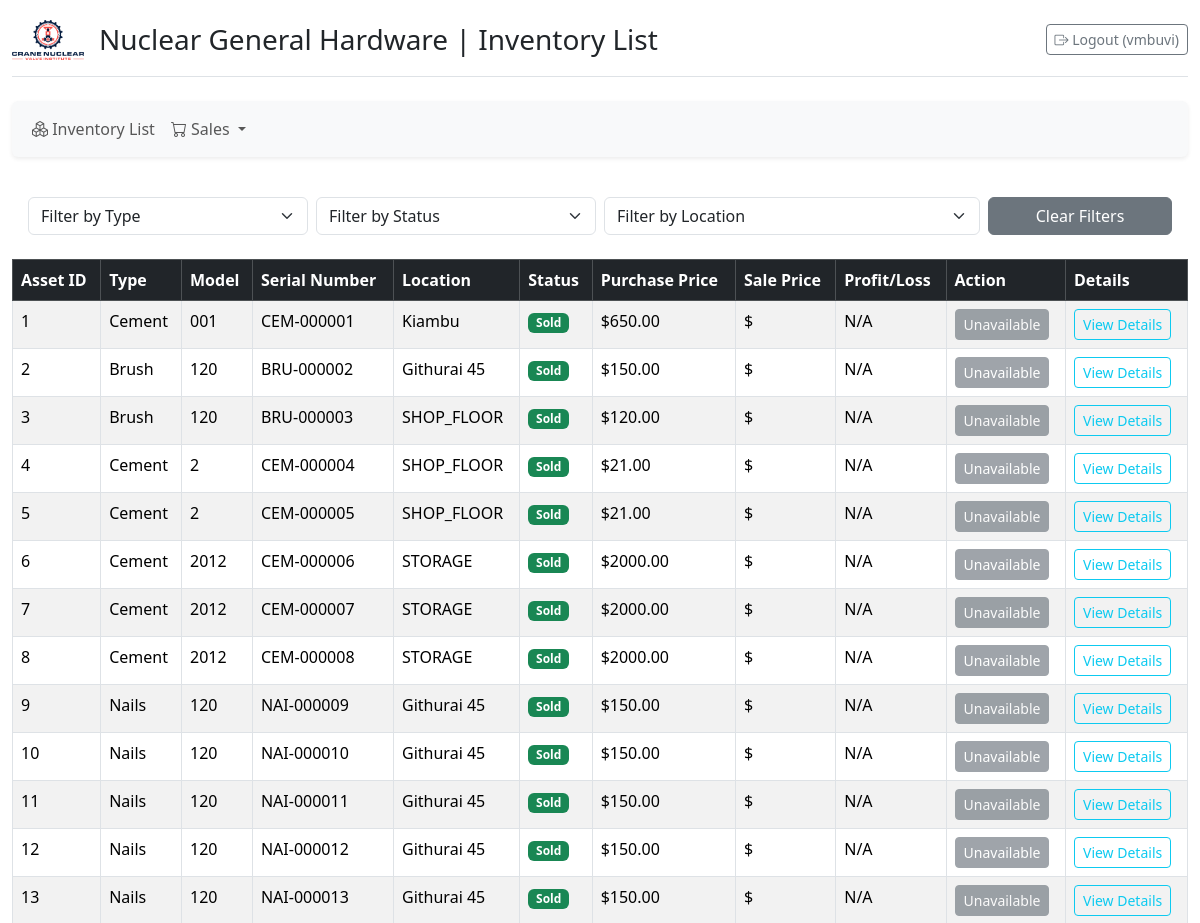
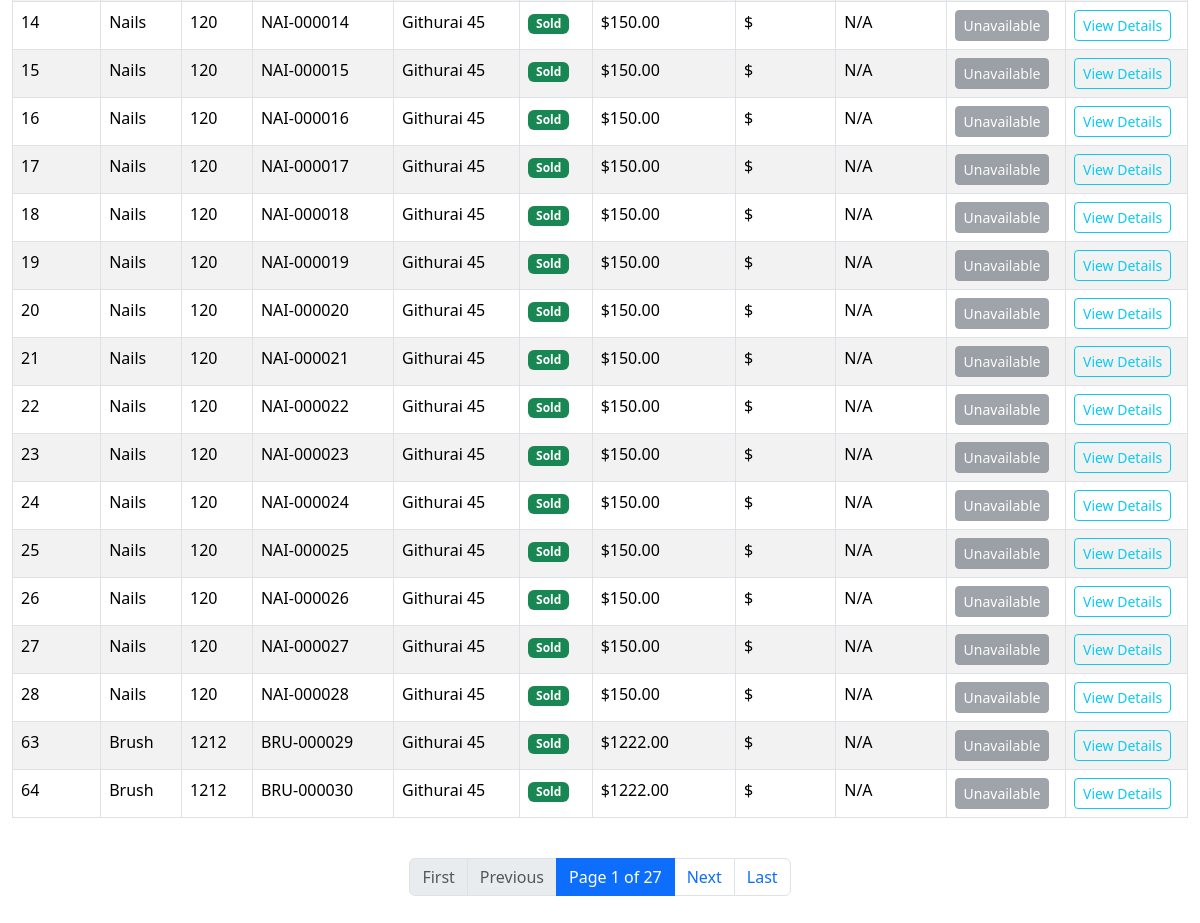
The app's page / (signed in) with its own data (2 pictures, top to bottom).
### inventory/models.py (models this page shows, shortened)
class HardwareAsset(models.Model):
    LOCATION_CHOICES = (
        ('GITHURAI_45', 'Githurai 45'),
        ('KIRIGITI', 'Kirigiti'),
        ('KIAMBU', 'Kiambu'),
    )
    STATUS_CHOICES = [
        ('IN_STOCK', 'In Stock'),
        ('PENDING_SALE', 'Pending Sale'),
        ('SOLD', 'Sold'),
        ('SCRAPPED', 'Scrapped'),
    ]
    asset_type = models.ForeignKey(AssetType, on_delete=models.PROTECT)
    model_number = models.CharField(max_length=100)
    serial_number = models.CharField(max_length=100, unique=True, null=True, blank=True)
    purchase_price = models.DecimalField(max_digits=10, decimal_places=2)
    purchase_date = models.DateField(auto_now_add=True)
    location = models.CharField(max_length=20, choices=LOCATION_CHOICES, default='KIRIGITI')
    status = models.CharField(max_length=20, choices=STATUS_CHOICES, default='IN_STOCK')
    warranty_end_date = models.DateField(null=True, blank=True)
    sale_record = models.ForeignKey(
        'SaleRecord', # Assuming SaleRecord is defined in this file (or importable)
        on_delete=models.SET_NULL,
        null=True,
        blank=True,
        related_name='sold_assets'
    )
    mixed_sale = models.ForeignKey(
        'MixedSale', # <-- Links to the correct model instance
        on_delete=models.SET_NULL,
        null=True,
        blank=True,
        related_name='mixed_sale_assets' # Use a different related_name
    )
    individual_sale_price = models.DecimalField(
        max_digits=10,
        decimal_places=2,
        null=True,
        blank=True
    )
    @property
    def sale_price(self):
        if self.status == 'SOLD' and self.individual_sale_price is not None:
            return self.individual_sale_price
        return None
    @property
    def profit_loss(self):
        if self.sale_price is not None:
            return self.sale_price - self.purchase_price
        return None
    class Meta:
        pass

class AssetType(models.Model):
    name = models.CharField(max_length=50, unique=True)
    prefix = models.CharField(max_length=10, unique=True, default='AS') # <--- ADD THIS FIELD
    image = models.ImageField(upload_to='asset_type_images/',
                              null=True,
                              blank=True)

### inventory/views.py (the view)
# urls.py: path('', views.asset_list_view, name='asset_list'),
@login_required
def asset_list_view(request):
    status_filter = request.GET.get('status')
    location_filter = request.GET.get('location')
    asset_type_filter = request.GET.get('asset_type')
    assets = Asset.objects.all().select_related('asset_type', 'sale_record')
    if status_filter:
        assets = assets.filter(status=status_filter)
    if location_filter:
        assets = assets.filter(location=location_filter)
    if asset_type_filter:
        assets = assets.filter(asset_type__pk=asset_type_filter)
    page_number = request.GET.get('page')
    paginator = Paginator(assets, 30)
    try:
        page_obj = paginator.get_page(page_number)
    except Exception:
        page_obj = paginator.get_page(1)
    context = get_base_context(request)
    context.update({
        'assets': page_obj,
        'current_status': status_filter,
        'current_location': location_filter,
        'current_asset_type': asset_type_filter,
    })
    return render(request, 'inventory/asset_list.html', context)

### inventory/views.py (called while the page is built)
@login_required
def get_base_context(request=None):
    context = {
        'SHOP_NAME': 'Nuclear General Hardware',
        'SHOP_LOGO_URL': 'nuclear-logo.png',
    }
    if request:
        mixed_sale_assets = request.session.get('mixed_sale_assets', [])
        context['mixed_sale_count'] = len(mixed_sale_assets)
        context['ALL_ASSET_TYPES'] = AssetType.objects.all().order_by('name')
        context['STATUS_CHOICES'] = Asset.STATUS_CHOICES
        context['LOCATIONS'] = Asset.LOCATION_CHOICES
    return context

### inventory/templates/inventory/asset_list.html (shortened to what this page needs)
{% extends "base.html" %}
{% load static %}
{% load cart_filters %}
{% load crispy_forms_tags %}
{% block content %}
    <div class="content-area">
        <div class="filter-section p-3 mb-2">
            <form method="GET" action="{% url 'asset_list' %}" class="row g-2">
                <div class="col-md-3">
                    <select id="id_asset_type" name="asset_type" class="form-select **form-select-sm**" onchange="this.form.submit()">
                        <option value="">Filter by Type</option>
                    </select>
                </div>
                <div class="col-md-3">
                    <select id="id_status" name="status" class="form-select **form-select-sm**" onchange="this.form.submit()">
                        <option value="">Filter by Status</option>
                    </select>
                </div>
                <div class="col-md-4">
                    <select id="id_location" name="location" class="form-select **form-select-sm**" onchange="this.form.submit()">
                        <option value="">Filter by Location</option>
                    </select>
                </div>
                <div class="col-md-2 d-grid">
                    <a href="{% url 'asset_list' %}" class="btn btn-secondary **btn-sm**">Clear Filters</a>
                </div>
            </form>
        </div>
        <div class="table-responsive">
            <table class="table table-striped table-hover table-bordered">
                <thead class="table-dark">
                    <tr>
                        <th>Asset ID</th>
                        <th>Type</th>
                        <th>Model</th>
                        <th>Serial Number</th>
                        <th>Location</th>
                        <th>Status</th>
                        <th>Purchase Price</th>
                        <th>Sale Price</th>
                        <th>Profit/Loss</th>
                        <th>Action</th>
                        <th>Details</th>
                    </tr>
                </thead>
                <tbody>
                {% for asset in assets %}
                    <tr>
                        <td>{{ asset.pk }}</td>
                        <td>{{ asset.asset_type.name }}</td>
                        <td>{{ asset.model_number }}</td>
                        <td>{{ asset.serial_number }}</td>
                        <td>{{ asset.get_location_display }}</td>
                        <td><span class="badge bg-{% if asset.status == 'IN_STOCK' %}info{% elif asset.status == 'PENDING_SALE' %}warning{% else %}success{% endif %}">{{ asset.get_status_display }}</span></td>
                        <td>${{ asset.purchase_price|floatformat:2 }}</td>
                        {% if asset.status == 'SOLD' %}
                            <td>${{ asset.individual_sale_price|floatformat:2 }}</td>
                            {% with profit=asset.profit_loss %}
                                <td class="{% if profit is not None and profit >= 0 %}profit-positive{% else %}profit-negative{% endif %}">
                                    {% if profit is not None %}${{ profit|floatformat:2 }}{% else %}N/A{% endif %}
                                </td>
                            {% endwith %}
                        {% else %}
                            <td>-</td>
                            <td>-</td>
                        {% endif %}
                        <td>
                            {% if asset.status == 'IN_STOCK' %}
                                {% if asset.pk|stringformat:"s" not in request.session.mixed_sale_assets|default:'' %}
                                    <button class="btn btn-sm btn-info add-to-cart-btn"
                                            data-asset-id="{{ asset.pk }}"
                                            data-action="add"                                       data-add-url="{% url 'add_to_mixed_sale' %}"            data-remove-url="{% url 'remove_from_mixed_sale' %}">   Add to Cart
                                    </button>
                            {% else %}
                                <button class="btn btn-sm btn-danger remove-from-cart-btn"
                                        data-asset-id="{{ asset.pk }}"
                                        data-action="remove"
                                        data-add-url="{% url 'add_to_mixed_sale' %}"
                                        data-remove-url="{% url 'remove_from_mixed_sale' %}">
                                    Remove ✖️
                                </button>
                            {% endif %}
                            {% else %}
                                <button class="btn btn-sm btn-secondary" disabled>Unavailable</button>
                            {% endif %}
                        </td>
                        <td><a href="{% url 'asset_detail' asset_pk=asset.pk %}" class="btn btn-sm btn-outline-info">View Details</a></td>
                    </tr>
                {% empty %}
                <tr>
                    <td colspan="11" class="text-center">No assets found matching the current filters.</td>
                </tr>
                {% endfor %}
                </tbody>
            </table>
        </div>
    </div>     {% if assets.has_other_pages %}
        <nav aria-label="Page navigation">
            <ul class="pagination justify-content-center">
                {% if assets.has_previous %}
                    <li class="page-item">
                        <a class="page-link" href="?page=1&{{ request.GET.urlencode|cut:'page=' }}">First</a>
                    </li>
                    <li class="page-item">
                        <a class="page-link" href="?page={{ assets.previous_page_number }}&{{ request.GET.urlencode|cut:'page=' }}">Previous</a>
                    </li>
                {% else %}
                    <li class="page-item disabled"><span class="page-link">First</span></li>
                    <li class="page-item disabled"><span class="page-link">Previous</span></li>
                {% endif %}
                <li class="page-item active" aria-current="page">
                    <span class="page-link">Page {{ assets.number }} of {{ assets.paginator.num_pages }}</span>
                </li>
                {% if assets.has_next %}
                    <li class="page-item">
                        <a class="page-link" href="?page={{ assets.next_page_number }}&{{ request.GET.urlencode|cut:'page=' }}">Next</a>
                    </li>
                    <li class="page-item">
                        <a class="page-link" href="?page={{ assets.paginator.num_pages }}&{{ request.GET.urlencode|cut:'page=' }}">Last</a>
                    </li>
                {% else %}
                    <li class="page-item disabled"><span class="page-link">Next</span></li>
                    <li class="page-item disabled"><span class="page-link">Last</span></li>
                {% endif %}
            </ul>
        </nav>
    {% elif assets %}
        <nav aria-label="Page navigation">
            <ul class="pagination justify-content-center">
                <li class="page-item active"><span class="page-link">Page 1 of 1</span></li>
            </ul>
        </nav>
    {% endif %}
{% endblock content %}

### inventory/templates/base.html (shortened to what this page needs)
{% load static %}
<!DOCTYPE html>
<html lang="en">
<head>
    <link href="https://cdn.jsdelivr.net/npm/bootstrap@5.3.3/dist/css/bootstrap.min.css"
          rel="stylesheet"
>
    <link rel="stylesheet" href="https://cdn.jsdelivr.net/npm/bootstrap-icons@1.11.3/font/bootstrap-icons.min.css">
</head>
<body>
    <div class="container-fluid">
        <div class="d-flex align-items-center justify-content-between mb-4 border-bottom pb-3">
            <div class="d-flex align-items-center">
                <img src="{% static 'Company_Logos/Crane-Nuclear-Valve-Institute-1.png' %}" alt="Logo" class="header-logo">
                <h1 class="h3 mb-0">{% block header_title %}Nuclear General Hardware | Inventory List{% endblock %}</h1>
            </div>
            {% if user.is_authenticated %}
                <form action="{% url 'logout' %}" method="post" class="d-inline">
                    <button type="submit" class="btn btn-sm btn-outline-secondary">
                        <i class="bi bi-box-arrow-right"></i> Logout ({{ user.username }})
                    </button>
                </form>
            {% endif %}
        </div>
        {% if user.is_authenticated %}
        <nav class="navbar navbar-expand-lg navbar-light bg-light mb-4 shadow-sm rounded">
            <div class="container-fluid">
                <div class="collapse navbar-collapse" id="navbarNav">
                    <ul class="navbar-nav me-auto">
                        <li class="nav-item">
                            <a class="nav-link" href="{% url 'asset_list' %}">
                                <i class="bi bi-boxes"></i> Inventory List
                            </a>
                        </li>
                        <li class="nav-item dropdown">
                            <a class="nav-link dropdown-toggle" href="#" id="salesDropdown" role="button" data-bs-toggle="dropdown" aria-expanded="false">
                                <i class="bi bi-cart"></i> Sales
                            </a>
                        </li>
                    </ul>
                </div>
            </div>
        </nav>
        {% endif %}
        {% block content %}
        {% endblock content %}
    </div>
</body>
</html>

### inventory/templates/base.html (style rules this page uses)
body { padding-top: 20px; }
.header-logo { max-height: 40px; margin-right: 15px; }

### inventory/templates/inventory/asset_list.html (style rules this page uses)
.filter-section { background-color: #f8f9fa; padding: 10px 15px; border-radius: 5px; margin-bottom: 5px; }
.profit-negative { color: #dc3545; font-weight: bold; }
.content-area { display: flex; flex-direction: column; min-height: 0; }
.table-responsive { margin-bottom: 0; }

### records on screen
HardwareAsset: pk "1", asset_type.name "Cement", model_number "001", serial_number "CEM-000001", location "Kiambu", status "Sold", purchase_price "650.00", shows "Unavailable"
HardwareAsset: pk "2", asset_type.name "Brush", model_number "120", serial_number "BRU-000002", location "Githurai 45", status "Sold", purchase_price "150.00", shows "Unavailable"
HardwareAsset: pk "3", asset_type.name "Brush", model_number "120", serial_number "BRU-000003", location "SHOP_FLOOR", status "Sold", purchase_price "120.00", shows "Unavailable"
HardwareAsset: pk "4", asset_type.name "Cement", model_number "2", serial_number "CEM-000004", location "SHOP_FLOOR", status "Sold", purchase_price "21.00", shows "Unavailable"
HardwareAsset: pk "5", asset_type.name "Cement", model_number "2", serial_number "CEM-000005", location "SHOP_FLOOR", status "Sold", purchase_price "21.00", shows "Unavailable"
HardwareAsset: pk "6", asset_type.name "Cement", model_number "2012", serial_number "CEM-000006", location "STORAGE", status "Sold", purchase_price "2000.00", shows "Unavailable"
HardwareAsset: pk "7", asset_type.name "Cement", model_number "2012", serial_number "CEM-000007", location "STORAGE", status "Sold", purchase_price "2000.00", shows "Unavailable"
HardwareAsset: pk "8", asset_type.name "Cement", model_number "2012", serial_number "CEM-000008", location "STORAGE", status "Sold", purchase_price "2000.00", shows "Unavailable"
HardwareAsset: pk "9", asset_type.name "Nails", model_number "120", serial_number "NAI-000009", location "Githurai 45", status "Sold", purchase_price "150.00", shows "Unavailable"
HardwareAsset: pk "10", asset_type.name "Nails", model_number "120", serial_number "NAI-000010", location "Githurai 45", status "Sold", purchase_price "150.00", shows "Unavailable"
HardwareAsset: pk "11", asset_type.name "Nails", model_number "120", serial_number "NAI-000011", location "Githurai 45", status "Sold", purchase_price "150.00", shows "Unavailable"
HardwareAsset: pk "12", asset_type.name "Nails", model_number "120", serial_number "NAI-000012", location "Githurai 45", status "Sold", purchase_price "150.00", shows "Unavailable"
HardwareAsset: pk "13", asset_type.name "Nails", model_number "120", serial_number "NAI-000013", location "Githurai 45", status "Sold", purchase_price "150.00", shows "Unavailable"
HardwareAsset: pk "14", asset_type.name "Nails", model_number "120", serial_number "NAI-000014", location "Githurai 45", status "Sold", purchase_price "150.00", shows "Unavailable"
HardwareAsset: pk "15", asset_type.name "Nails", model_number "120", serial_number "NAI-000015", location "Githurai 45", status "Sold", purchase_price "150.00", shows "Unavailable"
HardwareAsset: pk "16", asset_type.name "Nails", model_number "120", serial_number "NAI-000016", location "Githurai 45", status "Sold", purchase_price "150.00", shows "Unavailable"
HardwareAsset: pk "17", asset_type.name "Nails", model_number "120", serial_number "NAI-000017", location "Githurai 45", status "Sold", purchase_price "150.00", shows "Unavailable"
HardwareAsset: pk "18", asset_type.name "Nails", model_number "120", serial_number "NAI-000018", location "Githurai 45", status "Sold", purchase_price "150.00", shows "Unavailable"
HardwareAsset: pk "19", asset_type.name "Nails", model_number "120", serial_number "NAI-000019", location "Githurai 45", status "Sold", purchase_price "150.00", shows "Unavailable"
HardwareAsset: pk "20", asset_type.name "Nails", model_number "120", serial_number "NAI-000020", location "Githurai 45", status "Sold", purchase_price "150.00", shows "Unavailable"
HardwareAsset: pk "21", asset_type.name "Nails", model_number "120", serial_number "NAI-000021", location "Githurai 45", status "Sold", purchase_price "150.00", shows "Unavailable"
HardwareAsset: pk "22", asset_type.name "Nails", model_number "120", serial_number "NAI-000022", location "Githurai 45", status "Sold", purchase_price "150.00", shows "Unavailable"
HardwareAsset: pk "23", asset_type.name "Nails", model_number "120", serial_number "NAI-000023", location "Githurai 45", status "Sold", purchase_price "150.00", shows "Unavailable"
HardwareAsset: pk "24", asset_type.name "Nails", model_number "120", serial_number "NAI-000024", location "Githurai 45", status "Sold", purchase_price "150.00", shows "Unavailable"
HardwareAsset: pk "25", asset_type.name "Nails", model_number "120", serial_number "NAI-000025", location "Githurai 45", status "Sold", purchase_price "150.00", shows "Unavailable"
HardwareAsset: pk "26", asset_type.name "Nails", model_number "120", serial_number "NAI-000026", location "Githurai 45", status "Sold", purchase_price "150.00", shows "Unavailable"
HardwareAsset: pk "27", asset_type.name "Nails", model_number "120", serial_number "NAI-000027", location "Githurai 45", status "Sold", purchase_price "150.00", shows "Unavailable"
HardwareAsset: pk "28", asset_type.name "Nails", model_number "120", serial_number "NAI-000028", location "Githurai 45", status "Sold", purchase_price "150.00", shows "Unavailable"
HardwareAsset: pk "63", asset_type.name "Brush", model_number "1212", serial_number "BRU-000029", location "Githurai 45", status "Sold", purchase_price "1222.00", shows "Unavailable"
HardwareAsset: pk "64", asset_type.name "Brush", model_number "1212", serial_number "BRU-000030", location "Githurai 45", status "Sold", purchase_price "1222.00", shows "Unavailable"

### other values on screen
{{ user.username }} "vmbuvi"
{{ assets.number }} "1"
{{ assets.paginator.num_pages }} "27"
